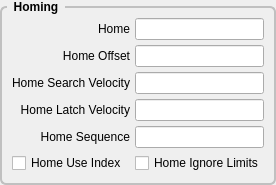
             <widget class="QGroupBox" name="groupBox_3">
              <property name="styleSheet">
               <string notr="true">QGroupBox {
    font: bold;
    border: 2px solid silver;
    border-radius: 6px;
    margin-top: 6px;
}

QGroupBox::title {
    subcontrol-origin: margin;
    left: 7px;
    padding: 0px 5px 0px 5px;
}</string>
              </property>
              <property name="title">
               <string>Homing</string>
              </property>
              <layout class="QGridLayout" name="gridLayout_3">
               <property name="leftMargin">
                <number>10</number>
               </property>
               <property name="topMargin">
                <number>10</number>
               </property>
               <property name="rightMargin">
                <number>10</number>
               </property>
               <property name="bottomMargin">
                <number>10</number>
               </property>
               <property name="spacing">
                <number>5</number>
               </property>
               <item row="0" column="0">
                <widget class="QLabel" name="label_82">
                 <property name="text">
                  <string>Home</string>
                 </property>
                 <property name="alignment">
                  <set>Qt::AlignRight|Qt::AlignTrailing|Qt::AlignVCenter</set>
                 </property>
                </widget>
               </item>
               <item row="0" column="1">
                <widget class="QLineEdit" name="home_0">
                 <property name="toolTip">
                  <string>&lt;html&gt;&lt;head/&gt;&lt;body&gt;&lt;p&gt;Home is usually set to 0&lt;/p&gt;&lt;/body&gt;&lt;/html&gt;</string>
                 </property>
                 <property name="alignment">
                  <set>Qt::AlignLeading|Qt::AlignLeft|Qt::AlignVCenter</set>
                 </property>
                </widget>
               </item>
               <item row="1" column="0">
                <widget class="QLabel" name="label_83">
                 <property name="text">
                  <string>Home Offset</string>
                 </property>
                 <property name="alignment">
                  <set>Qt::AlignRight|Qt::AlignTrailing|Qt::AlignVCenter</set>
                 </property>
                </widget>
               </item>
               <item row="1" column="1">
                <widget class="QLineEdit" name="homeOffset_0">
                 <property name="toolTip">
                  <string>&lt;html&gt;&lt;head/&gt;&lt;body&gt;&lt;p&gt;Home Offset can be used to back off of the home switch&lt;/p&gt;&lt;/body&gt;&lt;/html&gt;</string>
                 </property>
                 <property name="alignment">
                  <set>Qt::AlignLeading|Qt::AlignLeft|Qt::AlignVCenter</set>
                 </property>
                </widget>
               </item>
               <item row="2" column="0">
                <widget class="QLabel" name="label_84">
                 <property name="text">
                  <string>Home Search Velocity</string>
                 </property>
                 <property name="alignment">
                  <set>Qt::AlignRight|Qt::AlignTrailing|Qt::AlignVCenter</set>
                 </property>
                </widget>
               </item>
               <item row="2" column="1">
                <widget class="QLineEdit" name="homeSearchVel_0">
                 <property name="toolTip">
                  <string>&lt;html&gt;&lt;head/&gt;&lt;body&gt;&lt;p&gt;Search Velocity is in units per second&lt;/p&gt;&lt;/body&gt;&lt;/html&gt;</string>
                 </property>
                 <property name="alignment">
                  <set>Qt::AlignLeading|Qt::AlignLeft|Qt::AlignVCenter</set>
                 </property>
                </widget>
               </item>
               <item row="3" column="0">
                <widget class="QLabel" name="label_85">
                 <property name="text">
                  <string>Home Latch Velocity</string>
                 </property>
                 <property name="alignment">
                  <set>Qt::AlignRight|Qt::AlignTrailing|Qt::AlignVCenter</set>
                 </property>
                </widget>
               </item>
               <item row="3" column="1">
                <widget class="QLineEdit" name="homeLatchVel_0">
                 <property name="toolTip">
                  <string>&lt;html&gt;&lt;head/&gt;&lt;body&gt;&lt;p&gt;Latch Velocity is in user units per second&lt;br/&gt;usually set slower than Search Velocity&lt;/p&gt;&lt;/body&gt;&lt;/html&gt;</string>
                 </property>
                 <property name="alignment">
                  <set>Qt::AlignLeading|Qt::AlignLeft|Qt::AlignVCenter</set>
                 </property>
                </widget>
               </item>
               <item row="5" column="0">
                <widget class="QCheckBox" name="homeUseIndex_0">
                 <property name="text">
                  <string>Home Use Index</string>
                 </property>
                </widget>
               </item>
               <item row="5" column="1">
                <widget class="QCheckBox" name="homeIgnoreLimits_0">
                 <property name="text">
                  <string>Home Ignore Limits</string>
                 </property>
                </widget>
               </item>
               <item row="4" column="0">
                <widget class="QLabel" name="label_38">
                 <property name="text">
                  <string>Home Sequence</string>
                 </property>
                 <property name="alignment">
                  <set>Qt::AlignRight|Qt::AlignTrailing|Qt::AlignVCenter</set>
                 </property>
                </widget>
               </item>
               <item row="4" column="1">
                <widget class="QLineEdit" name="homeSequence_0">
                 <property name="toolTip">
                  <string>&lt;html&gt;&lt;head/&gt;&lt;body&gt;&lt;p&gt;Home sequences start at 0 and do not skip a number.&lt;/p&gt;&lt;p&gt;Multiple joint axis use a negative number.&lt;/p&gt;&lt;p&gt;Leave blank to home the joint manually.&lt;/p&gt;&lt;/body&gt;&lt;/html&gt;</string>
                 </property>
                </widget>
               </item>
              </layout>
             </widget>
